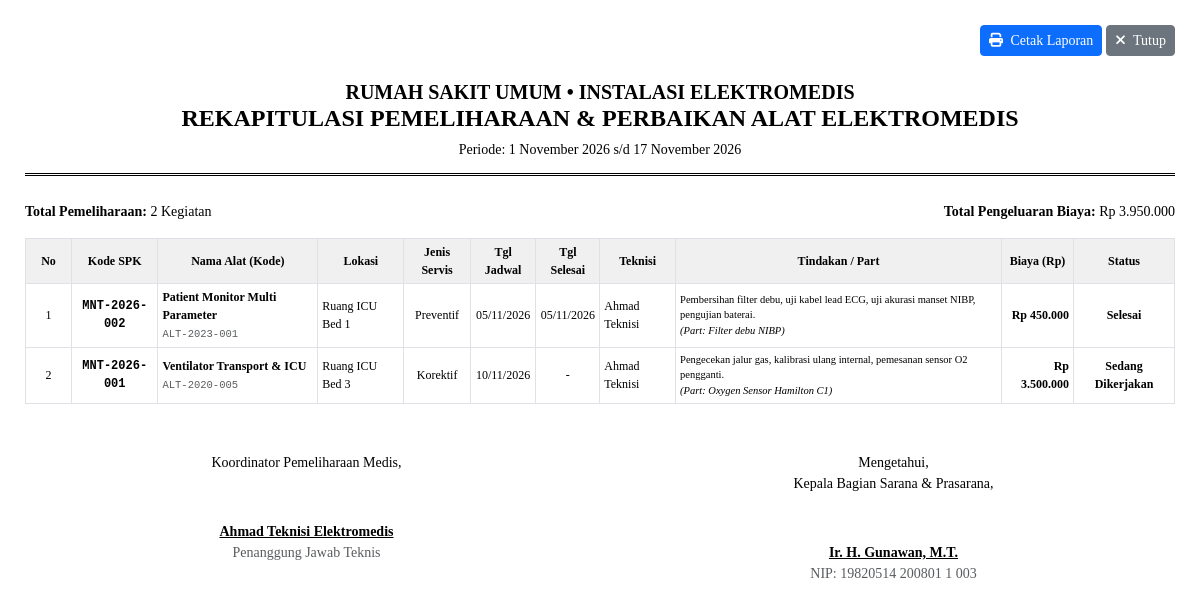
Screenshot of /laporan/pemeliharaan.php (signed in) with the database file from the repository.
### tables this page shows
CREATE TABLE IF NOT EXISTS `pemeliharaan` (
  `id` INT AUTO_INCREMENT PRIMARY KEY,
  `kode_pemeliharaan` VARCHAR(50) NOT NULL UNIQUE,
  `id_alat` INT NOT NULL,
  `jenis_pemeliharaan` ENUM('Preventif', 'Korektif', 'Inspeksi Rutin', 'Darurat') NOT NULL DEFAULT 'Preventif',
  `tanggal_jadwal` DATE NOT NULL,
  `tanggal_selesai` DATE DEFAULT NULL,
  `teknisi` VARCHAR(100) NOT NULL,
  `keluhan` TEXT DEFAULT NULL,
  `tindakan` TEXT DEFAULT NULL,
  `suku_cadang` VARCHAR(255) DEFAULT NULL,
  `biaya` DECIMAL(15,2) DEFAULT 0,
  `status` ENUM('Terjadwal', 'Sedang Dikerjakan', 'Selesai', 'Dibatalkan') NOT NULL DEFAULT 'Terjadwal',
  `catatan` TEXT DEFAULT NULL,
  `created_at` TIMESTAMP DEFAULT CURRENT_TIMESTAMP,
  CONSTRAINT `fk_pemeliharaan_alat` FOREIGN KEY (`id_alat`) REFERENCES `alat` (`id`) ON DELETE CASCADE
);

CREATE TABLE IF NOT EXISTS `alat` (
  `id` INT AUTO_INCREMENT PRIMARY KEY,
  `kode_alat` VARCHAR(50) NOT NULL UNIQUE,
  `nama_alat` VARCHAR(150) NOT NULL,
  `kategori` VARCHAR(50) NOT NULL,
  `merek` VARCHAR(100) NOT NULL,
  `tipe_model` VARCHAR(100) DEFAULT NULL,
  `nomor_seri` VARCHAR(100) DEFAULT NULL,
  `lokasi` VARCHAR(100) NOT NULL,
  `tahun` INT NOT NULL,
  `harga_pengadaan` DECIMAL(15,2) DEFAULT 0,
  `kondisi` ENUM('Baik', 'Rusak Ringan', 'Rusak Berat') NOT NULL DEFAULT 'Baik',
  `status_operasional` ENUM('Siap Pakai', 'Dalam Pemeliharaan', 'Dalam Kalibrasi', 'Rusak', 'Afkir') NOT NULL DEFAULT 'Siap Pakai',
  `foto` VARCHAR(255) DEFAULT NULL,
  `spesifikasi` TEXT DEFAULT NULL,
  `created_at` TIMESTAMP DEFAULT CURRENT_TIMESTAMP,
  `updated_at` TIMESTAMP DEFAULT CURRENT_TIMESTAMP ON UPDATE CURRENT_TIMESTAMP
);

### config/helper.php (called while the page is built, shortened)
<?php
function format_rupiah($angka): string {
    return 'Rp ' . number_format((float)$angka, 0, ',', '.');
}
function format_tanggal(?string $date, bool $with_time = false): string {
    $bulan = [
        1 => 'Januari', 'Februari', 'Maret', 'April', 'Mei', 'Juni',
        'Juli', 'Agustus', 'September', 'Oktober', 'November', 'Desember'
    ];
    $timestamp = strtotime($date);
    $tgl = date('j', $timestamp);
    $bln = $bulan[(int)date('n', $timestamp)];
    $thn = date('Y', $timestamp);
    $result = "{$tgl} {$bln} {$thn}";
    return $result;
}

### laporan/pemeliharaan.php (the view, shortened to what this page needs)
<?php
require_once __DIR__ . '/../config/auth.php';
require_once __DIR__ . '/../config/helper.php';
$tgl_mulai = $_GET['tgl_mulai'] ?? date('Y-m-01');
$tgl_selesai = $_GET['tgl_selesai'] ?? date('Y-m-d');
$stmt = $pdo->prepare("
    SELECT p.*, a.nama_alat, a.kode_alat, a.lokasi
    FROM pemeliharaan p
    JOIN alat a ON p.id_alat = a.id
    WHERE p.tanggal_jadwal BETWEEN ? AND ?
    ORDER BY p.tanggal_jadwal ASC
");
$stmt->execute([$tgl_mulai, $tgl_selesai]);
$maint_list = $stmt->fetchAll();
$total_tugas = count($maint_list);
$total_biaya = array_sum(array_column($maint_list, 'biaya'));
?>
<!DOCTYPE html>
<html lang="id">
<head>
    <link href="https://cdn.jsdelivr.net/npm/bootstrap@5.3.3/dist/css/bootstrap.min.css" rel="stylesheet">
    <link rel="stylesheet" href="https://cdnjs.cloudflare.com/ajax/libs/font-awesome/6.5.1/css/all.min.css">
</head>
<body>
<div class="no-print mb-4 text-end">
    <button onclick="window.print()" class="btn btn-primary btn-sm"><i class="fas fa-print me-1"></i> Cetak Laporan</button>
    <button onclick="window.close()" class="btn btn-secondary btn-sm"><i class="fas fa-times me-1"></i> Tutup</button>
</div>
<div class="kop-surat text-center">
    <h5 class="mb-0 fw-bold">RUMAH SAKIT UMUM &bull; INSTALASI ELEKTROMEDIS</h5>
    <h4 class="mb-1 fw-bold">REKAPITULASI PEMELIHARAAN &amp; PERBAIKAN ALAT ELEKTROMEDIS</h4>
    <small>Periode: <?= format_tanggal($tgl_mulai); ?> s/d <?= format_tanggal($tgl_selesai); ?></small>
</div>
<div class="d-flex justify-content-between mb-3 small">
    <div><strong>Total Pemeliharaan:</strong> <?= $total_tugas; ?> Kegiatan</div>
    <div><strong>Total Pengeluaran Biaya:</strong> <?= format_rupiah($total_biaya); ?></div>
</div>
<table class="table table-bordered table-sm align-middle">
    <thead>
        <tr class="text-center align-middle">
            <th width="4%">No</th>
            <th>Kode SPK</th>
            <th>Nama Alat (Kode)</th>
            <th>Lokasi</th>
            <th>Jenis Servis</th>
            <th>Tgl Jadwal</th>
            <th>Tgl Selesai</th>
            <th>Teknisi</th>
            <th>Tindakan / Part</th>
            <th>Biaya (Rp)</th>
            <th>Status</th>
        </tr>
    </thead>
    <tbody>
        <?php if (empty($maint_list)): ?>
            <tr>
                <td colspan="11" class="text-center py-3 text-muted">Tidak ada kegiatan pemeliharaan pada periode yang dipilih.</td>
            </tr>
        <?php else: ?>
            <?php
            $no = 1;
            foreach ($maint_list as $row):
            ?>
                <tr>
                    <td class="text-center"><?= $no++; ?></td>
                    <td class="font-monospace fw-bold text-center"><?= htmlspecialchars($row['kode_pemeliharaan']); ?></td>
                    <td>
                        <strong><?= htmlspecialchars($row['nama_alat']); ?></strong><br>
                        <small class="text-muted font-monospace"><?= htmlspecialchars($row['kode_alat']); ?></small>
                    </td>
                    <td><?= htmlspecialchars($row['lokasi']); ?></td>
                    <td class="text-center"><?= htmlspecialchars($row['jenis_pemeliharaan']); ?></td>
                    <td class="text-center"><?= date('d/m/Y', strtotime($row['tanggal_jadwal'])); ?></td>
                    <td class="text-center"><?= !empty($row['tanggal_selesai']) ? date('d/m/Y', strtotime($row['tanggal_selesai'])) : '-'; ?></td>
                    <td><?= htmlspecialchars($row['teknisi']); ?></td>
                    <td class="small">
                        <?= htmlspecialchars($row['tindakan'] ?: $row['keluhan']); ?>
                        <?= !empty($row['suku_cadang']) ? '<br><em>(Part: ' . htmlspecialchars($row['suku_cadang']) . ')</em>' : ''; ?>
                    </td>
                    <td class="text-end fw-semibold"><?= format_rupiah($row['biaya']); ?></td>
                    <td class="text-center fw-bold"><?= htmlspecialchars($row['status']); ?></td>
                </tr>
            <?php endforeach; ?>
        <?php endif; ?>
    </tbody>
</table>
<div class="row mt-5 text-center small">
    <div class="col-6">
        <p class="mb-5">Koordinator Pemeliharaan Medis,</p>
        <p class="mb-0 fw-bold"><u>Ahmad Teknisi Elektromedis</u></p>
        <span class="text-muted">Penanggung Jawab Teknis</span>
    </div>
    <div class="col-6">
        <p class="mb-5">Mengetahui,<br>Kepala Bagian Sarana &amp; Prasarana,</p>
        <p class="mb-0 fw-bold"><u>Ir. H. Gunawan, M.T.</u></p>
        <span class="text-muted">NIP: 19820514 200801 1 003</span>
    </div>
</div>
</body>
</html>

### laporan/pemeliharaan.php (style rules this page uses)
body { font-family: 'Times New Roman', Times, serif; color: #000; background: #fff; padding: 25px; }
.kop-surat { border-bottom: 3px double #000; padding-bottom: 12px; margin-bottom: 25px; }
table { font-size: 12px; }
th { background-color: #f0f0f0 !important; }

### rows the page displays
pemeliharaan: kode_pemeliharaan "MNT-2026-002", id_alat.nama_alat "Patient Monitor Multi Parameter", id_alat.kode_alat "ALT-2023-001", id_alat.lokasi "Ruang ICU Bed 1", jenis_pemeliharaan "Preventif", tanggal_jadwal "05/11/2026", tanggal_selesai "05/11/2026", teknisi "Ahmad Teknisi", tindakan "Pembersihan filter debu, uji kabel lead ECG, uji akurasi manset NIBP, pengujian baterai.", suku_cadang "Filter debu NIBP", biaya "Rp 450.000", status "Selesai"
pemeliharaan: kode_pemeliharaan "MNT-2026-001", id_alat.nama_alat "Ventilator Transport & ICU", id_alat.kode_alat "ALT-2020-005", id_alat.lokasi "Ruang ICU Bed 3", jenis_pemeliharaan "Korektif", tanggal_jadwal "10/11/2026", teknisi "Ahmad Teknisi", tindakan "Pengecekan jalur gas, kalibrasi ulang internal, pemesanan sensor O2 pengganti.", suku_cadang "Oxygen Sensor Hamilton C1", biaya "Rp 3.500.000", status "Sedang Dikerjakan"

### other values shown
$total_tugas "2"
format_rupiah($total_biaya) "Rp 3.950.000"
